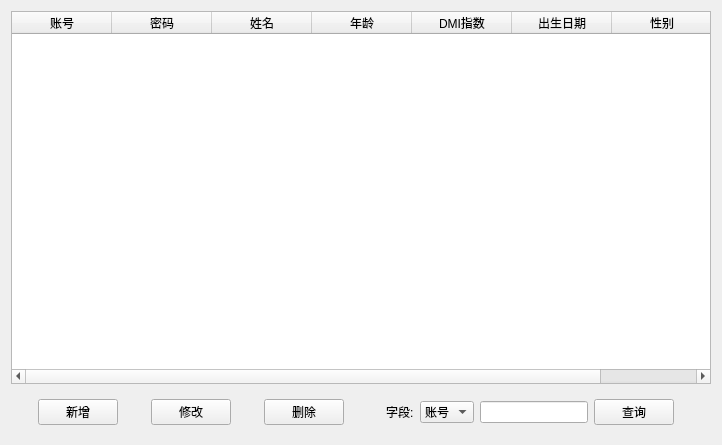
<?xml version="1.0" encoding="UTF-8"?>
<ui version="4.0">
 <class>TestMainWindow</class>
 <widget class="QWidget" name="TestMainWindow">
  <property name="geometry">
   <rect>
    <x>0</x>
    <y>0</y>
    <width>722</width>
    <height>445</height>
   </rect>
  </property>
  <property name="windowTitle">
   <string>测试</string>
  </property>
  <layout class="QVBoxLayout" name="verticalLayout">
   <item>
    <widget class="QTableWidget" name="tableWidget">
     <property name="focusPolicy">
      <enum>Qt::NoFocus</enum>
     </property>
     <property name="editTriggers">
      <set>QAbstractItemView::NoEditTriggers</set>
     </property>
     <property name="selectionMode">
      <enum>QAbstractItemView::SingleSelection</enum>
     </property>
     <property name="selectionBehavior">
      <enum>QAbstractItemView::SelectRows</enum>
     </property>
     <column>
      <property name="text">
       <string>账号</string>
      </property>
     </column>
     <column>
      <property name="text">
       <string>密码</string>
      </property>
     </column>
     <column>
      <property name="text">
       <string>姓名</string>
      </property>
     </column>
     <column>
      <property name="text">
       <string>年龄</string>
      </property>
     </column>
     <column>
      <property name="text">
       <string>DMI指数</string>
      </property>
     </column>
     <column>
      <property name="text">
       <string>出生日期</string>
      </property>
     </column>
     <column>
      <property name="text">
       <string>性别</string>
      </property>
     </column>
    </widget>
   </item>
   <item>
    <layout class="QHBoxLayout" name="horizontalLayout_2">
     <item>
      <widget class="QPushButton" name="btnAdd">
       <property name="sizePolicy">
        <sizepolicy hsizetype="Maximum" vsizetype="Fixed">
         <horstretch>0</horstretch>
         <verstretch>0</verstretch>
        </sizepolicy>
       </property>
       <property name="focusPolicy">
        <enum>Qt::NoFocus</enum>
       </property>
       <property name="text">
        <string>新增</string>
       </property>
      </widget>
     </item>
     <item>
      <widget class="QPushButton" name="btnMod">
       <property name="sizePolicy">
        <sizepolicy hsizetype="Maximum" vsizetype="Fixed">
         <horstretch>0</horstretch>
         <verstretch>0</verstretch>
        </sizepolicy>
       </property>
       <property name="focusPolicy">
        <enum>Qt::NoFocus</enum>
       </property>
       <property name="text">
        <string>修改</string>
       </property>
      </widget>
     </item>
     <item>
      <widget class="QPushButton" name="btnDel">
       <property name="sizePolicy">
        <sizepolicy hsizetype="Maximum" vsizetype="Fixed">
         <horstretch>0</horstretch>
         <verstretch>0</verstretch>
        </sizepolicy>
       </property>
       <property name="focusPolicy">
        <enum>Qt::NoFocus</enum>
       </property>
       <property name="text">
        <string>删除</string>
       </property>
      </widget>
     </item>
     <item>
      <widget class="QWidget" name="" native="true">
       <property name="sizePolicy">
        <sizepolicy hsizetype="Maximum" vsizetype="Preferred">
         <horstretch>0</horstretch>
         <verstretch>0</verstretch>
        </sizepolicy>
       </property>
       <layout class="QHBoxLayout" name="horizontalLayout">
        <item>
         <widget class="QLabel" name="label">
          <property name="sizePolicy">
           <sizepolicy hsizetype="Maximum" vsizetype="Preferred">
            <horstretch>0</horstretch>
            <verstretch>0</verstretch>
           </sizepolicy>
          </property>
          <property name="text">
           <string>字段:</string>
          </property>
         </widget>
        </item>
        <item>
         <widget class="QComboBox" name="comboBox">
          <property name="sizePolicy">
           <sizepolicy hsizetype="Maximum" vsizetype="Fixed">
            <horstretch>0</horstretch>
            <verstretch>0</verstretch>
           </sizepolicy>
          </property>
          <property name="focusPolicy">
           <enum>Qt::NoFocus</enum>
          </property>
          <item>
           <property name="text">
            <string>账号</string>
           </property>
          </item>
          <item>
           <property name="text">
            <string>密码</string>
           </property>
          </item>
          <item>
           <property name="text">
            <string>姓名</string>
           </property>
          </item>
         </widget>
        </item>
        <item>
         <widget class="QLineEdit" name="lineEdit">
          <property name="focusPolicy">
           <enum>Qt::StrongFocus</enum>
          </property>
         </widget>
        </item>
        <item>
         <widget class="QPushButton" name="btnQuery">
          <property name="sizePolicy">
           <sizepolicy hsizetype="Maximum" vsizetype="Fixed">
            <horstretch>0</horstretch>
            <verstretch>0</verstretch>
           </sizepolicy>
          </property>
          <property name="text">
           <string>查询</string>
          </property>
         </widget>
        </item>
       </layout>
      </widget>
     </item>
    </layout>
   </item>
  </layout>
 </widget>
 <resources/>
 <connections/>
</ui>
